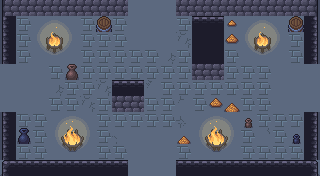

Tiled map render using the project's own tile images. Description and the whole map definition, tile-layer contents included, below:
An orthogonal 20x11 tile map with 16x16 px tiles, 6 tile layers (ground, dressing, decor, walls, ...), 5 tilesets and 12 objects (5x ENTRY, 5x ENEMY, 2x PROP).

<map version="1.10" tiledversion="1.10.2" orientation="orthogonal" renderorder="right-down" width="20" height="11" tilewidth="16" tileheight="16" infinite="0" nextlayerid="8" nextobjectid="13">
 <tileset firstgid="1" name="wall" tilewidth="16" tileheight="16" tilecount="493" columns="17">
  <image source="../../../gfx/tiles/cove/walls_floor.png" width="272" height="464" />
 </tileset>
 <tileset firstgid="494" name="cracks" tilewidth="16" tileheight="16" tilecount="120" columns="8">
  <image source="../../../gfx/tiles/cove/cracks_floor.png" width="128" height="240" />
 </tileset>
 <tileset firstgid="614" name="wallcracks" tilewidth="16" tileheight="16" tilecount="256" columns="8">
  <image source="../../../gfx/tiles/cove/cracks_walls.png" width="128" height="512" />
 </tileset>
 <tileset firstgid="870" name="objects" tilewidth="16" tileheight="16" tilecount="216" columns="24">
  <image source="../../../gfx/tiles/cove/objects.png" width="384" height="144" />
 </tileset>
 <tileset firstgid="1086" name="fire" tilewidth="16" tileheight="16" tilecount="198" columns="11">
  <image source="../../../gfx/tiles/cove/fire.png" width="176" height="288" />
  <tile id="0">
   <animation>
    <frame tileid="0" duration="150" />
    <frame tileid="33" duration="150" />
    <frame tileid="66" duration="150" />
    <frame tileid="99" duration="150" />
    <frame tileid="132" duration="150" />
    <frame tileid="165" duration="150" />
   </animation>
  </tile>
  <tile id="1">
   <animation>
    <frame tileid="1" duration="150" />
    <frame tileid="34" duration="150" />
    <frame tileid="67" duration="150" />
    <frame tileid="100" duration="150" />
    <frame tileid="133" duration="150" />
    <frame tileid="166" duration="150" />
   </animation>
  </tile>
  <tile id="2">
   <animation>
    <frame tileid="2" duration="150" />
    <frame tileid="35" duration="150" />
    <frame tileid="68" duration="150" />
    <frame tileid="101" duration="150" />
    <frame tileid="134" duration="150" />
    <frame tileid="167" duration="150" />
   </animation>
  </tile>
  <tile id="3">
   <animation>
    <frame tileid="3" duration="150" />
    <frame tileid="36" duration="150" />
    <frame tileid="69" duration="150" />
    <frame tileid="102" duration="150" />
    <frame tileid="135" duration="150" />
    <frame tileid="168" duration="150" />
   </animation>
  </tile>
  <tile id="4">
   <animation>
    <frame tileid="4" duration="150" />
    <frame tileid="37" duration="150" />
    <frame tileid="70" duration="150" />
    <frame tileid="103" duration="150" />
    <frame tileid="136" duration="150" />
    <frame tileid="169" duration="150" />
   </animation>
  </tile>
  <tile id="5">
   <animation>
    <frame tileid="5" duration="150" />
    <frame tileid="38" duration="150" />
    <frame tileid="71" duration="150" />
    <frame tileid="104" duration="150" />
    <frame tileid="137" duration="150" />
    <frame tileid="170" duration="150" />
   </animation>
  </tile>
  <tile id="6">
   <animation>
    <frame tileid="6" duration="150" />
    <frame tileid="39" duration="150" />
    <frame tileid="72" duration="150" />
    <frame tileid="105" duration="150" />
    <frame tileid="138" duration="150" />
    <frame tileid="171" duration="150" />
   </animation>
  </tile>
  <tile id="7">
   <animation>
    <frame tileid="7" duration="150" />
    <frame tileid="40" duration="150" />
    <frame tileid="73" duration="150" />
    <frame tileid="106" duration="150" />
    <frame tileid="139" duration="150" />
    <frame tileid="172" duration="150" />
   </animation>
  </tile>
  <tile id="8">
   <animation>
    <frame tileid="8" duration="150" />
    <frame tileid="41" duration="150" />
    <frame tileid="74" duration="150" />
    <frame tileid="107" duration="150" />
    <frame tileid="140" duration="150" />
    <frame tileid="173" duration="150" />
   </animation>
  </tile>
  <tile id="9">
   <animation>
    <frame tileid="9" duration="150" />
    <frame tileid="42" duration="150" />
    <frame tileid="75" duration="150" />
    <frame tileid="108" duration="150" />
    <frame tileid="141" duration="150" />
    <frame tileid="174" duration="150" />
   </animation>
  </tile>
  <tile id="10">
   <animation>
    <frame tileid="10" duration="150" />
    <frame tileid="43" duration="150" />
    <frame tileid="76" duration="150" />
    <frame tileid="109" duration="150" />
    <frame tileid="142" duration="150" />
    <frame tileid="175" duration="150" />
   </animation>
  </tile>
  <tile id="11">
   <animation>
    <frame tileid="11" duration="150" />
    <frame tileid="44" duration="150" />
    <frame tileid="77" duration="150" />
    <frame tileid="110" duration="150" />
    <frame tileid="143" duration="150" />
    <frame tileid="176" duration="150" />
   </animation>
  </tile>
  <tile id="12">
   <animation>
    <frame tileid="12" duration="150" />
    <frame tileid="45" duration="150" />
    <frame tileid="78" duration="150" />
    <frame tileid="111" duration="150" />
    <frame tileid="144" duration="150" />
    <frame tileid="177" duration="150" />
   </animation>
  </tile>
  <tile id="13">
   <animation>
    <frame tileid="13" duration="150" />
    <frame tileid="46" duration="150" />
    <frame tileid="79" duration="150" />
    <frame tileid="112" duration="150" />
    <frame tileid="145" duration="150" />
    <frame tileid="178" duration="150" />
   </animation>
  </tile>
  <tile id="14">
   <animation>
    <frame tileid="14" duration="150" />
    <frame tileid="47" duration="150" />
    <frame tileid="80" duration="150" />
    <frame tileid="113" duration="150" />
    <frame tileid="146" duration="150" />
    <frame tileid="179" duration="150" />
   </animation>
  </tile>
  <tile id="15">
   <animation>
    <frame tileid="15" duration="150" />
    <frame tileid="48" duration="150" />
    <frame tileid="81" duration="150" />
    <frame tileid="114" duration="150" />
    <frame tileid="147" duration="150" />
    <frame tileid="180" duration="150" />
   </animation>
  </tile>
  <tile id="16">
   <animation>
    <frame tileid="16" duration="150" />
    <frame tileid="49" duration="150" />
    <frame tileid="82" duration="150" />
    <frame tileid="115" duration="150" />
    <frame tileid="148" duration="150" />
    <frame tileid="181" duration="150" />
   </animation>
  </tile>
  <tile id="17">
   <animation>
    <frame tileid="17" duration="150" />
    <frame tileid="50" duration="150" />
    <frame tileid="83" duration="150" />
    <frame tileid="116" duration="150" />
    <frame tileid="149" duration="150" />
    <frame tileid="182" duration="150" />
   </animation>
  </tile>
  <tile id="18">
   <animation>
    <frame tileid="18" duration="150" />
    <frame tileid="51" duration="150" />
    <frame tileid="84" duration="150" />
    <frame tileid="117" duration="150" />
    <frame tileid="150" duration="150" />
    <frame tileid="183" duration="150" />
   </animation>
  </tile>
  <tile id="19">
   <animation>
    <frame tileid="19" duration="150" />
    <frame tileid="52" duration="150" />
    <frame tileid="85" duration="150" />
    <frame tileid="118" duration="150" />
    <frame tileid="151" duration="150" />
    <frame tileid="184" duration="150" />
   </animation>
  </tile>
  <tile id="20">
   <animation>
    <frame tileid="20" duration="150" />
    <frame tileid="53" duration="150" />
    <frame tileid="86" duration="150" />
    <frame tileid="119" duration="150" />
    <frame tileid="152" duration="150" />
    <frame tileid="185" duration="150" />
   </animation>
  </tile>
  <tile id="21">
   <animation>
    <frame tileid="21" duration="150" />
    <frame tileid="54" duration="150" />
    <frame tileid="87" duration="150" />
    <frame tileid="120" duration="150" />
    <frame tileid="153" duration="150" />
    <frame tileid="186" duration="150" />
   </animation>
  </tile>
  <tile id="22">
   <animation>
    <frame tileid="22" duration="150" />
    <frame tileid="55" duration="150" />
    <frame tileid="88" duration="150" />
    <frame tileid="121" duration="150" />
    <frame tileid="154" duration="150" />
    <frame tileid="187" duration="150" />
   </animation>
  </tile>
  <tile id="23">
   <animation>
    <frame tileid="23" duration="150" />
    <frame tileid="56" duration="150" />
    <frame tileid="89" duration="150" />
    <frame tileid="122" duration="150" />
    <frame tileid="155" duration="150" />
    <frame tileid="188" duration="150" />
   </animation>
  </tile>
  <tile id="24">
   <animation>
    <frame tileid="24" duration="150" />
    <frame tileid="57" duration="150" />
    <frame tileid="90" duration="150" />
    <frame tileid="123" duration="150" />
    <frame tileid="156" duration="150" />
    <frame tileid="189" duration="150" />
   </animation>
  </tile>
  <tile id="25">
   <animation>
    <frame tileid="25" duration="150" />
    <frame tileid="58" duration="150" />
    <frame tileid="91" duration="150" />
    <frame tileid="124" duration="150" />
    <frame tileid="157" duration="150" />
    <frame tileid="190" duration="150" />
   </animation>
  </tile>
  <tile id="26">
   <animation>
    <frame tileid="26" duration="150" />
    <frame tileid="59" duration="150" />
    <frame tileid="92" duration="150" />
    <frame tileid="125" duration="150" />
    <frame tileid="158" duration="150" />
    <frame tileid="191" duration="150" />
   </animation>
  </tile>
  <tile id="27">
   <animation>
    <frame tileid="27" duration="150" />
    <frame tileid="60" duration="150" />
    <frame tileid="93" duration="150" />
    <frame tileid="126" duration="150" />
    <frame tileid="159" duration="150" />
    <frame tileid="192" duration="150" />
   </animation>
  </tile>
  <tile id="28">
   <animation>
    <frame tileid="28" duration="150" />
    <frame tileid="61" duration="150" />
    <frame tileid="94" duration="150" />
    <frame tileid="127" duration="150" />
    <frame tileid="160" duration="150" />
    <frame tileid="193" duration="150" />
   </animation>
  </tile>
  <tile id="29">
   <animation>
    <frame tileid="29" duration="150" />
    <frame tileid="62" duration="150" />
    <frame tileid="95" duration="150" />
    <frame tileid="128" duration="150" />
    <frame tileid="161" duration="150" />
    <frame tileid="194" duration="150" />
   </animation>
  </tile>
  <tile id="30">
   <animation>
    <frame tileid="30" duration="150" />
    <frame tileid="63" duration="150" />
    <frame tileid="96" duration="150" />
    <frame tileid="129" duration="150" />
    <frame tileid="162" duration="150" />
    <frame tileid="195" duration="150" />
   </animation>
  </tile>
  <tile id="31">
   <animation>
    <frame tileid="31" duration="150" />
    <frame tileid="64" duration="150" />
    <frame tileid="97" duration="150" />
    <frame tileid="130" duration="150" />
    <frame tileid="163" duration="150" />
    <frame tileid="196" duration="150" />
   </animation>
  </tile>
  <tile id="32">
   <animation>
    <frame tileid="32" duration="150" />
    <frame tileid="65" duration="150" />
    <frame tileid="98" duration="150" />
    <frame tileid="131" duration="150" />
    <frame tileid="164" duration="150" />
    <frame tileid="197" duration="150" />
   </animation>
  </tile>
 </tileset>
 <layer id="1" name="ground" width="20" height="11">
  <data encoding="csv">
251,251,251,251,251,251,251,251,251,251,251,251,251,251,251,251,251,251,251,251,
251,251,251,251,251,251,251,251,251,251,251,251,251,251,251,251,251,251,251,251,
251,251,251,251,251,251,251,251,251,251,251,251,251,251,251,251,251,251,251,251,
251,251,251,251,251,251,251,251,251,251,251,251,251,251,251,251,251,251,251,251,
251,251,251,251,251,251,251,251,251,251,251,251,251,251,251,251,251,251,251,251,
251,251,251,251,251,251,251,251,251,251,251,251,251,251,251,251,251,251,251,251,
251,251,251,251,251,251,251,251,251,251,251,251,251,251,251,251,251,251,251,251,
251,251,251,251,251,251,251,251,251,251,251,251,251,251,251,251,251,251,251,251,
251,251,251,251,251,251,251,251,251,251,251,251,251,251,251,251,251,251,251,251,
251,251,251,251,251,251,251,251,251,251,251,251,251,251,251,251,251,251,251,251,
251,251,251,251,251,251,251,251,251,251,251,251,251,251,251,251,251,251,251,251
</data>
 </layer>
 <layer id="2" name="dressing" width="20" height="11">
  <data encoding="csv">
0,0,614,0,641,0,0,0,0,0,0,0,0,0,0,0,0,0,637,0,
0,232,1094,1095,1096,232,0,232,0,0,0,232,0,0,1052,1094,1095,1096,0,0,
0,232,1105,0,1107,232,232,232,0,0,0,608,0,0,1051,1105,0,1107,232,0,
0,232,1116,1117,1118,232,232,232,232,232,592,232,0,0,232,1116,1117,1118,232,0,
0,0,0,232,0,232,232,232,232,232,232,232,0,0,232,232,232,0,0,0,
0,0,0,592,232,232,608,0,0,601,232,232,232,232,232,232,232,0,0,0,
0,0,0,232,232,608,232,0,0,232,232,599,232,1051,909,232,232,0,0,0,
0,232,232,1091,1092,1093,232,232,232,232,232,593,1091,1092,1093,0,232,232,232,0,
0,0,232,1102,0,1104,232,597,0,0,0,910,1102,0,1104,232,602,232,0,0,
0,232,232,1113,1114,1115,232,232,0,0,0,232,1113,1114,1115,232,232,232,232,0,
0,0,0,0,0,0,0,0,0,0,0,0,0,0,0,0,0,0,0,0
</data>
 </layer>
 <layer id="3" name="decor" width="20" height="11">
  <data encoding="csv">
0,0,0,0,0,0,0,0,0,0,0,0,0,0,0,0,0,0,0,0,
0,0,0,0,0,0,0,0,0,0,0,0,0,0,0,0,0,0,0,0,
0,0,0,0,0,0,0,0,0,0,0,0,0,0,0,0,0,0,0,0,
0,0,0,0,0,0,0,0,0,0,0,0,0,0,0,0,0,0,0,0,
0,0,0,0,0,0,0,0,0,0,0,0,0,0,0,0,0,0,0,0,
0,0,0,0,0,0,0,0,0,0,0,0,0,0,0,0,0,0,0,0,
0,0,0,0,0,0,0,0,0,0,0,0,0,0,0,0,0,0,0,0,
0,0,0,0,0,0,0,0,0,0,0,0,0,0,0,0,0,0,0,0,
0,0,0,0,0,0,0,0,0,0,0,0,0,0,0,0,0,0,0,0,
0,0,0,0,0,0,0,0,0,0,0,0,0,0,0,0,0,0,0,0,
0,0,0,0,0,0,0,0,0,0,0,0,0,0,0,0,0,0,0,0
</data>
 </layer>
 <layer id="4" name="walls" width="20" height="11">
  <data encoding="csv">
70,71,71,71,71,71,71,71,0,0,0,71,71,71,71,71,71,71,71,72,
36,0,0,0,0,0,0,0,0,0,0,0,0,0,0,0,0,0,0,38,
36,0,0,0,0,0,0,0,0,0,0,0,0,0,0,0,0,0,0,38,
36,0,0,0,0,0,0,0,0,0,0,0,0,0,0,0,0,0,0,38,
0,0,0,0,0,0,0,0,0,0,0,0,0,0,0,0,0,0,0,0,
0,0,0,0,0,0,0,0,0,0,0,0,0,0,0,0,0,0,0,0,
0,0,0,0,0,0,0,0,0,0,0,0,0,0,0,0,0,0,0,0,
36,0,0,0,0,0,0,0,0,0,0,0,0,0,0,0,0,0,0,38,
36,0,0,0,0,0,0,0,0,0,0,0,0,0,0,0,0,0,0,38,
36,0,0,0,0,0,0,0,0,0,0,0,0,0,0,0,0,0,0,38,
19,20,20,20,20,20,20,20,0,0,0,20,20,20,20,20,20,20,20,21
</data>
 </layer>
 <layer id="5" name="props" width="20" height="11">
  <data encoding="csv">
0,0,0,0,0,0,0,0,0,0,0,0,0,0,0,0,0,0,0,0,
0,0,0,0,0,0,1002,0,0,0,0,0,20,20,0,0,0,0,1002,0,
0,0,0,1106,0,0,0,0,0,0,0,0,37,37,0,0,1106,0,0,0,
0,0,0,0,0,0,0,0,0,0,0,0,37,37,0,0,0,0,0,0,
0,0,0,0,1006,0,0,0,0,0,0,0,71,71,0,0,0,0,0,0,
0,0,0,0,0,0,0,20,20,0,0,0,0,0,0,0,0,0,0,0,
0,0,0,0,0,0,0,71,71,0,0,0,0,0,0,0,0,0,0,0,
0,0,0,0,0,0,0,0,0,0,0,0,0,0,0,1008,0,0,0,0,
0,1003,0,0,1103,0,0,0,0,0,0,0,0,1103,0,0,0,0,1005,0,
0,0,0,0,0,0,0,0,0,0,0,0,0,0,0,0,0,0,0,0,
0,0,0,0,0,0,0,0,0,0,0,0,0,0,0,0,0,0,0,0
</data>
 </layer>
 <layer id="6" name="overhead" width="20" height="11">
  <data encoding="csv">
0,0,0,0,0,0,0,0,0,0,0,0,0,0,0,0,0,0,0,0,
0,0,0,0,0,0,0,0,0,0,0,0,0,0,0,0,0,0,0,0,
0,0,0,0,0,0,0,0,0,0,0,0,0,0,0,0,0,0,0,0,
0,0,0,0,0,0,0,0,0,0,0,0,0,0,0,0,0,0,0,0,
0,0,0,0,0,0,0,0,0,0,0,0,0,0,0,0,0,0,0,0,
0,0,0,0,0,0,0,0,0,0,0,0,0,0,0,0,0,0,0,0,
0,0,0,0,0,0,0,0,0,0,0,0,0,0,0,0,0,0,0,0,
0,0,0,0,0,0,0,0,0,0,0,0,0,0,0,0,0,0,0,0,
0,0,0,0,0,0,0,0,0,0,0,0,0,0,0,0,0,0,0,0,
0,0,0,0,0,0,0,0,0,0,0,0,0,0,0,0,0,0,0,0,
0,0,0,0,0,0,0,0,0,0,0,0,0,0,0,0,0,0,0,0
</data>
 </layer>
 <objectgroup id="7" name="spawns">
  <object id="1" name="UP" type="ENTRY" x="152" y="24" />
  <object id="2" name="DOWN" type="ENTRY" x="152" y="152" />
  <object id="3" name="LEFT" type="ENTRY" x="24" y="88" />
  <object id="4" name="RIGHT" type="ENTRY" x="296" y="88" />
  <object id="5" name="" type="ENTRY" x="168" y="88" />
  <object id="6" name="" type="ENEMY" x="104" y="88" />
  <object id="7" name="" type="ENEMY" x="152" y="56" />
  <object id="8" name="" type="ENEMY" x="72" y="120" />
  <object id="9" name="" type="ENEMY" x="232" y="120" />
  <object id="10" name="" type="ENEMY" x="72" y="56" />
  <object id="11" name="torch" type="PROP" x="56" y="168" />
  <object id="12" name="torch" type="PROP" x="264" y="168" />
 </objectgroup>
</map>
